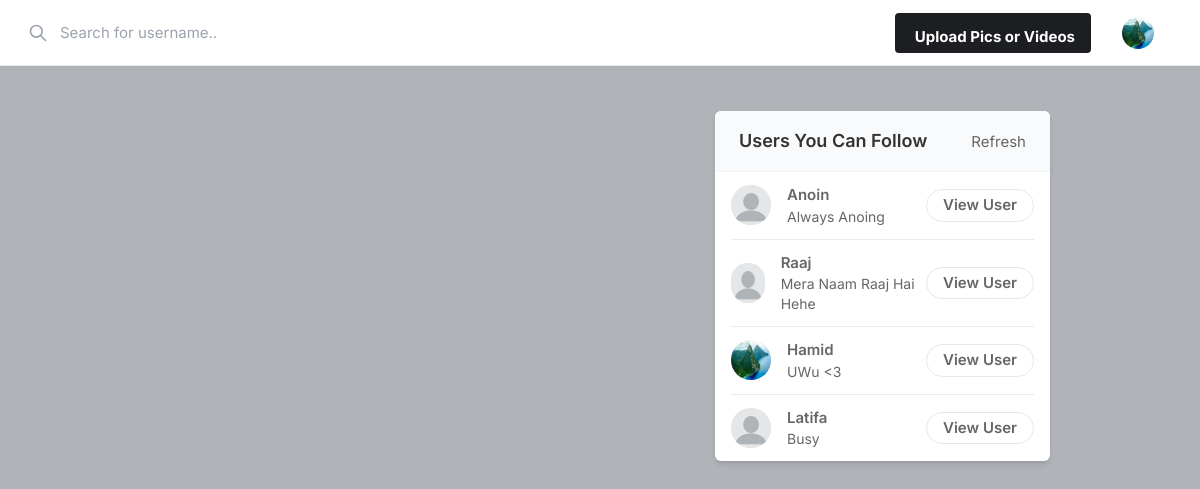
The page / (signed in) on the database its author committed.
### core/models.py (models this page shows, shortened)
class Profile(models.Model):
    user = models.ForeignKey(User, on_delete=models.CASCADE)
    id_user = models.IntegerField()
    bio = models.TextField(blank=True)
    profileimg = models.ImageField(upload_to='profile_images', default='blank-profile-picture.png')
    location = models.CharField(max_length=100, blank=True)

### core/views.py (the view)
# urls.py: path('', views.index, name='index'),
@login_required(login_url='signin')
def index(request):
    user_object = User.objects.get(username=request.user.username)
    user_profile = Profile.objects.get(user=user_object)
    user_following_list = []
    feed = []
    user_following = FollowersCount.objects.filter(follower=request.user.username)
    for users in user_following:
        user_following_list.append(users.user)
    for usernames in user_following_list:
        feed_lists = Post.objects.filter(user=usernames)
        feed.append(feed_lists)
    feed_list = list(chain(*feed))
    all_users = User.objects.all()
    user_following_all = []
    for user in user_following:
        user_list = User.objects.get(username=user.user)
        user_following_all.append(user_list)
    new_suggestions_list = [x for x in list(all_users) if (x not in list(user_following_all))]
    current_user = User.objects.filter(username=request.user.username)
    final_suggestions_list = [x for x in list(new_suggestions_list) if ( x not in list(current_user))]
    random.shuffle(final_suggestions_list)
    username_profile = []
    username_profile_list = []
    for users in final_suggestions_list:
        username_profile.append(users.id)
    for ids in username_profile:
        profile_lists = Profile.objects.filter(id_user=ids)
        username_profile_list.append(profile_lists)
    suggestions_username_profile_list = list(chain(*username_profile_list))
    return render(request, 'index.html', {'user_profile': user_profile, 'posts':feed_list, 'suggestions_username_profile_list': suggestions_username_profile_list[:4]})

### templates/index.html (shortened to what this page needs)
{% load static %}
<!DOCTYPE html>
<html lang="en">
<head>
    <link rel="stylesheet" href="{% static 'assets/css/icons.css' %}">
    <link rel="stylesheet" href="{% static 'assets/css/uikit.css' %}">
    <link rel="stylesheet" href="{% static 'assets/css/style.css' %}">
    <link rel="stylesheet" href="{% static 'assets/css/tailwind.css' %}">
</head>
<body>
    <header>
        <div class="header_inner">
            <form action="/search" method="POST">
                <div class="left-side">
                    <div class="header_search">
                        <input type="text" placeholder="Search for username..">
                        <div class="icon-search">
                            <svg xmlns="http://www.w3.org/2000/svg" fill="none" viewBox="0 0 24 24"
                                stroke="currentColor">
                                <path stroke-linecap="round" stroke-linejoin="round" stroke-width="2"
                                    d="M21 21l-6-6m2-5a7 7 0 11-14 0 7 7 0 0114 0z" />
                            </svg>
                        </div>
                    </div>
                </div>
            </form>
            <div class="right-side lg:pr-4">
                <a href="#"
                    class="bg-pink-500 flex font-bold hidden hover:bg-pink-600 hover:text-white inline-block items-center lg:block max-h-10 mr-4 px-4 py-2 rounded shado text-white">
                              Upload Pics or Videos
                </a>
                <a href="#">
                    <img src="{{user_profile.profileimg.url}}" class="header-avatar" alt="">
                </a>
            </div>
        </div>
    </header>
    <div class="container m-auto">
        <div class="lg:flex justify-center lg:space-x-10 lg:space-y-0 space-y-5">
            <div class="space-y-5 flex-shrink-0 lg:w-7/12">
            </div>
            <div class="lg:w-5/12">
                <div class="bg-white  shadow-md rounded-md overflow-hidden">
                    <div class="bg-gray-50  border-b border-gray-100 flex items-baseline justify-between py-4 px-6 ">
                        <h2 class="font-semibold text-lg">Users You Can Follow</h2>
                        <a href="#"> Refresh</a>
                    </div>
                    <div class="divide-gray-300 divide-gray-50 divide-opacity-50 divide-y px-4 ">
                        {% for suggestion in suggestions_username_profile_list %}
                        <div class="flex items-center justify-between py-3">
                            <div class="flex flex-1 items-center space-x-4">
                                <a href="/profile/{{suggestion.user}}">
                                    <img src="{{suggestion.profileimg.url}}" class="bg-gray-200 rounded-full w-10 h-10">
                                </a>
                                <div class="flex flex-col">
                                    <span class="block capitalize font-semibold"> {{suggestion.user}} </span>
                                    <span class="block capitalize text-sm"> {{suggestion.bio}} </span>
                                </div>
                            </div>
                            <a href="/profile/{{suggestion.user}}"
                                class="border border-gray-200 font-semibold px-4 py-1 rounded-full hover:bg-pink-600 hover:text-white hover:border-pink-600 ">
                                View User </a>
                        </div>
                        {% endfor %}
                    </div>
                </div>
            </div>
        </div>
    </div>
</body>
</html>

### static/assets/css/style.css (style rules this page uses)
body { background-color: #B0B3B8!important; }
input { height: 48px; line-height: 48px; padding: 0 20px; outline: none; font-size: 15px; color: #808080; max-width: 100%; width: 100%; -webkit-box-sizing: border-box; box-sizing: border-box; display: block; font-weight: 400; opacity: 1; border-radius: 4px; border: none; -webkit-box-shadow: 0 1px 4px 0px rgba(0, 0, 0, 0.12); box-shadow: 0 1px 4px 0px rgba(0, 0, 0, 0.12); }
input[type="text"], input[type="password"], input[type="email"], input[type="number"] { height: 48px; line-height: 48px; padding: 0 20px; outline: none; font-size: 15px; color: #808080; max-width: 100%; width: 100%; -webkit-box-sizing: border-box; box-sizing: border-box; display: block; font-weight: 400; opacity: 1; border-radius: 4px; border: none; -webkit-box-shadow: 0 1px 4px 0px rgba(0, 0, 0, 0.12); box-shadow: 0 1px 4px 0px rgba(0, 0, 0, 0.12); }
input { -webkit-transition: all 0.1s ease-in-out; transition: all 0.1s ease-in-out; }
::placeholder { color: #808080; opacity: 1; }
a { color: #be185d; -webkit-transition: 0.3s; transition: 0.3s; outline: none !important; }
img { max-width: 100%; }
body { color: #666; font-size: 15px; line-height: 27px; background-color: #f0f2f5; font-family: "Inter", sans-serif; text-transform: none; }
h1, h2, h3, h4, h5, h6 { font-family: "Inter", sans-serif; text-transform: none; }
input[type="text"], input[type="password"], input[type="email"] { font-family: "Inter", sans-serif; text-transform: none; }
h1, h2, h3, h4, h5, h6 { color: #333; font-weight: 500; margin: 0; padding: 0; }
h2 { font-size: 26px; }
@media (min-width: 1024px) { .container { max-width: 900px !important; padding-top: 45px; } }
header { background-color: #fff; left: 0; right: 0; top: 0; z-index: 99; height: 66px; display: -webkit-box; display: -ms-flexbox; display: flex; -webkit-box-align: center; -ms-flex-align: center; align-items: center; border-bottom: 1px solid #e5e7eb; }
header .header_inner { display: -webkit-box; display: -ms-flexbox; display: flex; -webkit-box-align: center; -ms-flex-align: center; align-items: center; max-width: 1090px; margin: auto; width: 100%; max-width: 100% !important; padding: 0 30px; }
header .header_inner .left-side { display: -webkit-box; display: -ms-flexbox; display: flex; -webkit-box-align: center; -ms-flex-align: center; align-items: center; }
header .header_inner .left-side .header_search { position: relative; }
header .header_inner .left-side .header_search input { margin: 0; height: 42px; -webkit-box-shadow: none; box-shadow: none; padding-left: 30px; width: 400px; background-color: transparent; }
header .header_inner .left-side .header_search .icon-search { width: 2.5rem; position: absolute; top: 0; left: 0; margin-left: -.75rem; height: 100%; display: -webkit-box; display: -ms-flexbox; display: flex; -webkit-box-pack: center; -ms-flex-pack: center; justify-content: center; -webkit-box-align: center; -ms-flex-align: center; align-items: center; }
header .header_inner .left-side .header_search .icon-search svg { width: 20px; color: #9ca3af; }
header .header_inner .right-side { display: -webkit-box; display: -ms-flexbox; display: flex; -webkit-box-align: center; -ms-flex-align: center; align-items: center; -webkit-box-pack: end; -ms-flex-pack: end; justify-content: flex-end; margin-left: auto; }
header .header_inner .right-side .header-avatar { width: 32px; height: 32px; border-radius: 100%; margin-left: 15px; }

### rows shown on the page
Profile: profileimg (picture)
Profile: profileimg (placeholder picture), user "Anoin", bio "Always Anoing"
Profile: profileimg (placeholder picture), user "Raaj", bio "Mera Naam Raaj Hai Hehe"
Profile: profileimg (picture), user "Hamid", bio "UWu <3"
Profile: profileimg (placeholder picture), user "Latifa", bio "Busy"
